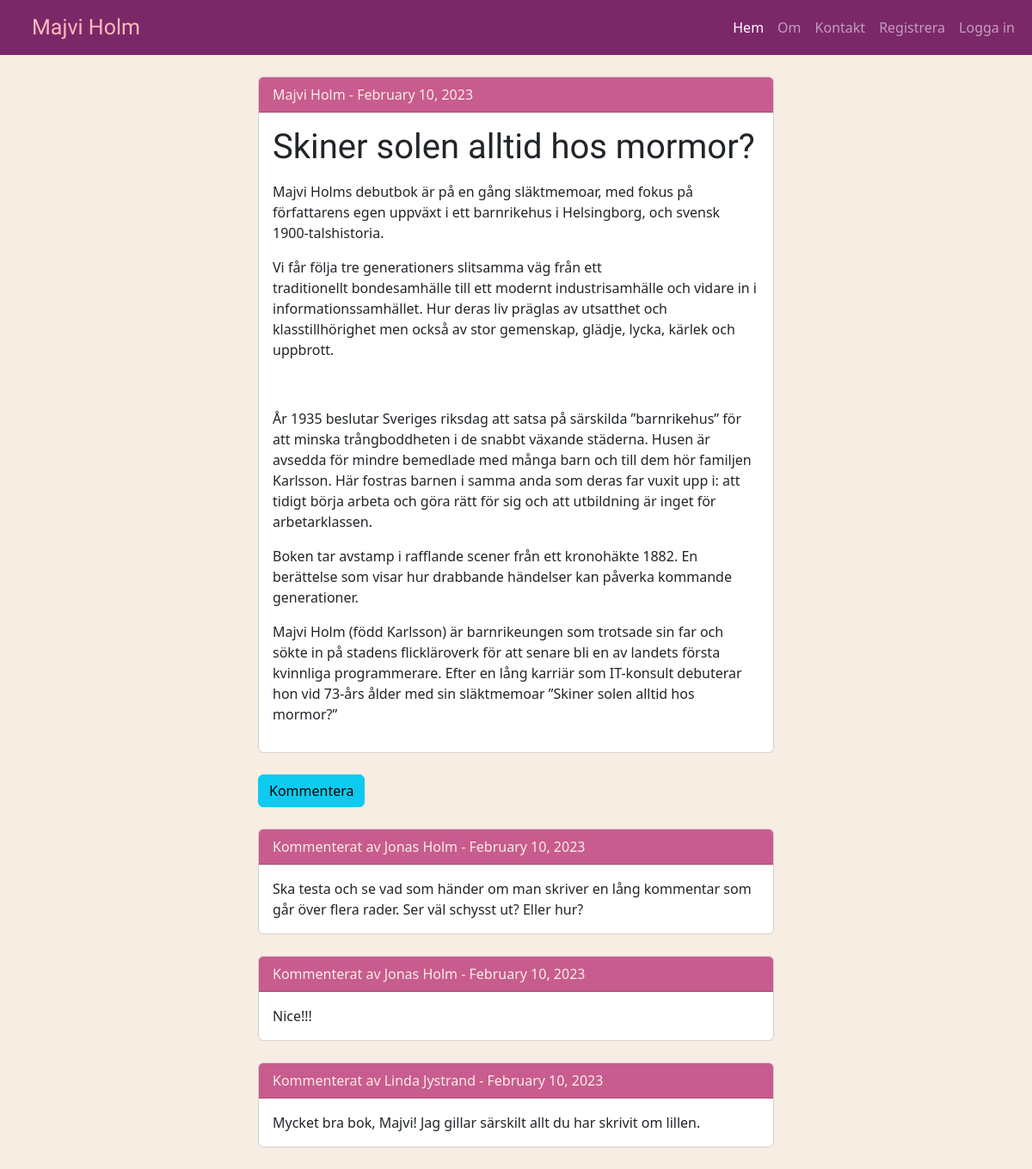
/show-post/4, run on the app's committed database.
### main.py (models this page shows)
class User(UserMixin, db.Model):
    __tablename__ = "users"
    id = db.Column(db.Integer, primary_key=True)
    email = db.Column(db.String(100), unique=True)
    password = db.Column(db.String(100))
    name = db.Column(db.String(1000))
    posts = relationship("BlogPost", back_populates="author")
    comments = relationship("Comment", back_populates="comment_author")

class BlogPost(db.Model):
    __tablename__ = "blog_posts"
    id = db.Column(db.Integer, primary_key=True)
    title = db.Column(db.String(250), unique=True, nullable=False)
    subtitle = db.Column(db.String(250), nullable=False)
    date = db.Column(db.String(250), nullable=False)
    body = db.Column(db.Text, nullable=False)
    img_url = db.Column(db.String(250), nullable=False)
    author_id = db.Column(db.Integer, db.ForeignKey("users.id"))
    author = relationship("User", back_populates="posts")
    comments = relationship("Comment", back_populates="parent_post")

class Comment(db.Model):
    __tablename__ = "comments"
    id = db.Column(db.Integer, primary_key=True)
    text = db.Column(db.Text, nullable=False)
    date = db.Column(db.String(250), nullable=False)
    post_id = db.Column(db.Integer, db.ForeignKey("blog_posts.id"))
    parent_post = relationship("BlogPost", back_populates="comments")
    author_id = db.Column(db.Integer, db.ForeignKey("users.id"))
    comment_author = relationship("User", back_populates="comments")

### main.py (the view)
@app.route("/show-post/<post_id>")
def show_post(post_id):
    user = None
    if current_user.is_authenticated:
        user = current_user
    post = BlogPost.query.get(post_id)
    return render_template(
        "show-post.html",
        title="Ska ändras",
        post=post,
        user=user,
        logged_in=current_user.is_authenticated
    )

### templates/show-post.html (shortened to what this page needs)
{% extends "layout.html" %}
{% block contents %}
<div class="card">
  <div class="card-header">
    {{post.author.name}} - {{post.date}}
  </div>
  <div class="card-body">
    <h1 class="card-title">{{ post.title }}</h1>
    <p class="card-text">{{ post.body | safe}}</p>
  </div>
</div>
<div>
    <a href="{{ url_for('comment_post', post_id=post.id) }}" class="btn btn-info">Kommentera</a>
</div>
{% for i in post.comments|reverse: %}
<div class="card">
  <div class="card-header">
    Kommenterat av {{i.comment_author.name}} - {{ i.date }}
  </div>
  <div class="card-body comment">
    <p class="card-text">{{ i.text | safe}}</p>
  </div>
</div>
{% endfor %}
{% endblock contents %}

### templates/layout.html (shortened to what this page needs)
<!doctype html>
{% import "bootstrap/wtf.html" as wtf %}
<html lang="en">
  <head>
    <link href="https://cdn.jsdelivr.net/npm/bootstrap@5.3.0-alpha1/dist/css/bootstrap.min.css" rel="stylesheet">
    <link rel="stylesheet" type="text/css" href="{{ url_for('static', filename='main.css') }}">
  </head>
  <body>
  <nav class="navbar navbar-expand-lg bg-dark" data-bs-theme="dark">
    <div class="container-fluid">
      <a class="navbar-brand" href="{{ url_for('home') }}">Majvi Holm</a>
      <div class="collapse navbar-collapse" id="navbarText">
        <ul class="navbar-nav ms-auto mb-2 mb-lg-0">
          <li class="nav-item">
            <a class="nav-link active" aria-current="page" href="{{ url_for('home') }}">Hem</a>
          </li>
          <li class="nav-item">
            <a class="nav-link" href="{{ url_for('about') }}">Om</a>
          </li>
          <li class="nav-item">
            <a class="nav-link" href="{{ url_for('contact') }}">Kontakt</a>
          </li>
          {% if not logged_in: %}
            <li class="nav-item">
              <a class="nav-link" href="{{ url_for('register') }}">Registrera</a>
            </li>
            <li class="nav-item">
              <a class="nav-link" href="{{ url_for('login') }}">Logga in</a>
            </li>
            {% else: %}
            <li class="nav-item">
              <a class="nav-link" href="{{ url_for('logout') }}">Logga ut</a>
            </li>
            {% endif %}
        </ul>
      </div>
    </div>
  </nav>
<div class="container">
  <div class="divform">
  {% block contents %}
  {% endblock %}
  </div>
  </body>
</html>

### static/main.css (style rules this page uses)
body { background-color: #F8EDE3; }
h1 { font-family: 'Norican', cursive; color: #9D3C72; }
.navbar { background-color: #7B2869 !important; }
.comment { padding-top: 0px; padding-bottom: 0px; }
.navbar-brand { font-family: 'Norican', cursive; font-size: 25px; color: #FFBABA; margin: 0px 25px 0px 25px; }
.card-header { background-color: #C85C8E; color: #F8EDE3; }
.card { width: 600px; margin: 25px auto 25px; }
.divform { width: 600px; margin: 25px auto 25px; }

### data on the page
User: author.name "Majvi Holm"
BlogPost: date "February 10, 2023", title "Skiner solen alltid hos mormor?", body "Majvi Holms debutbok är på en gång släktmemoar, med fokus på författarens egen uppväxt i ett barnrikehus i Helsingborg, och svensk 1900-talshistoria. Vi får följa tre generationers slitsamma väg från ett traditionellt bondesamhälle till ett modernt industrisamhälle och vidare in i informationssamhället. Hur deras liv präglas av utsatthet och klasstillhörighet men också av stor gemenskap, glädje, lycka, kärlek och uppbrott. År 1935 beslutar Sveriges riksdag att satsa på särskilda ”barnrikehus” för att minska trångboddheten i de snabbt växande städerna. Husen är avsedda för mindre bemedlade med många barn och till dem hör familjen Karlsson. Här fostras barnen i samma anda som deras far vuxit…"
Comment: comment_author.name "Jonas Holm", date "February 10, 2023", text "Ska testa och se vad som händer om man skriver en lång kommentar som går över flera rader. Ser väl schysst ut? Eller hur?"
Comment: comment_author.name "Jonas Holm", date "February 10, 2023", text "Nice!!!"
Comment: comment_author.name "Linda Jystrand", date "February 10, 2023", text "Mycket bra bok, Majvi! Jag gillar särskilt allt du har skrivit om lillen."
